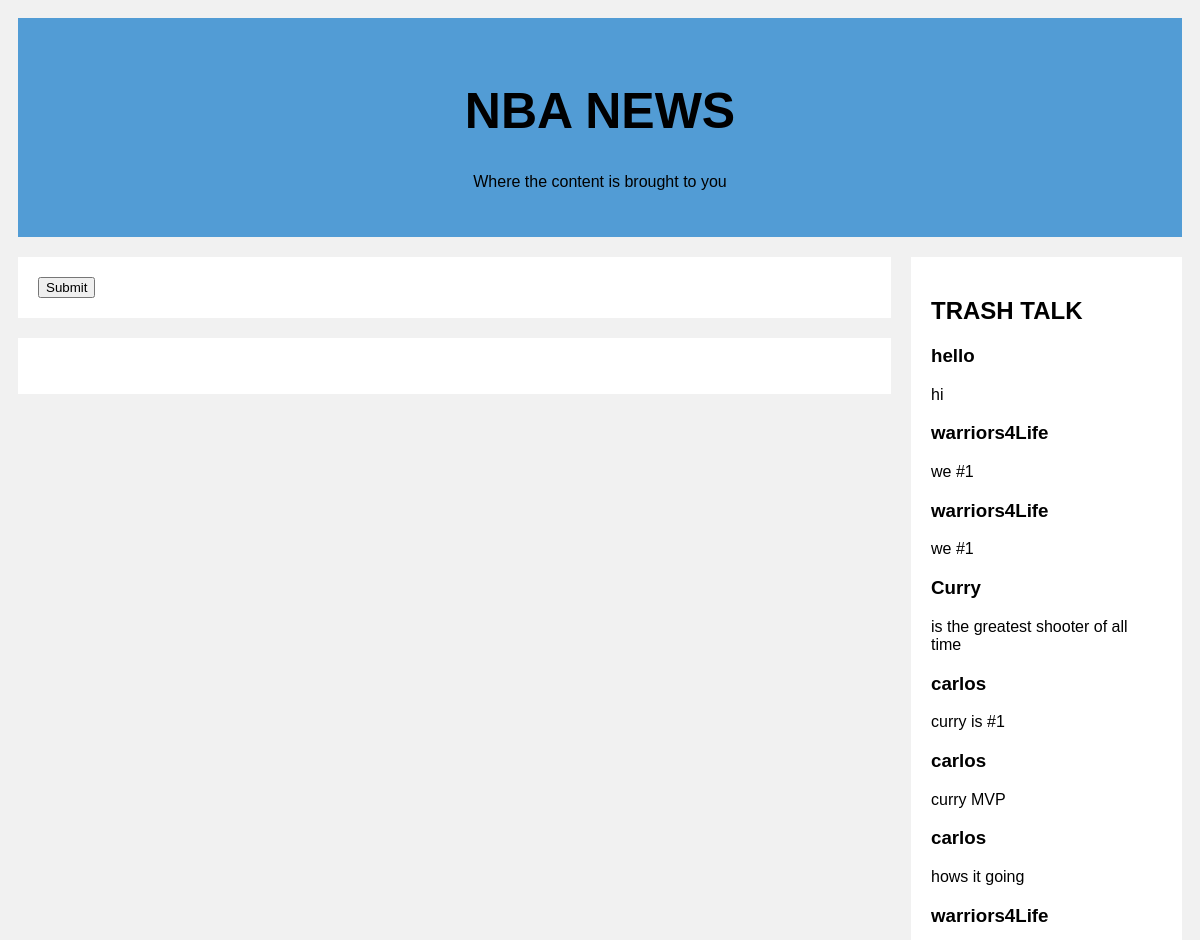
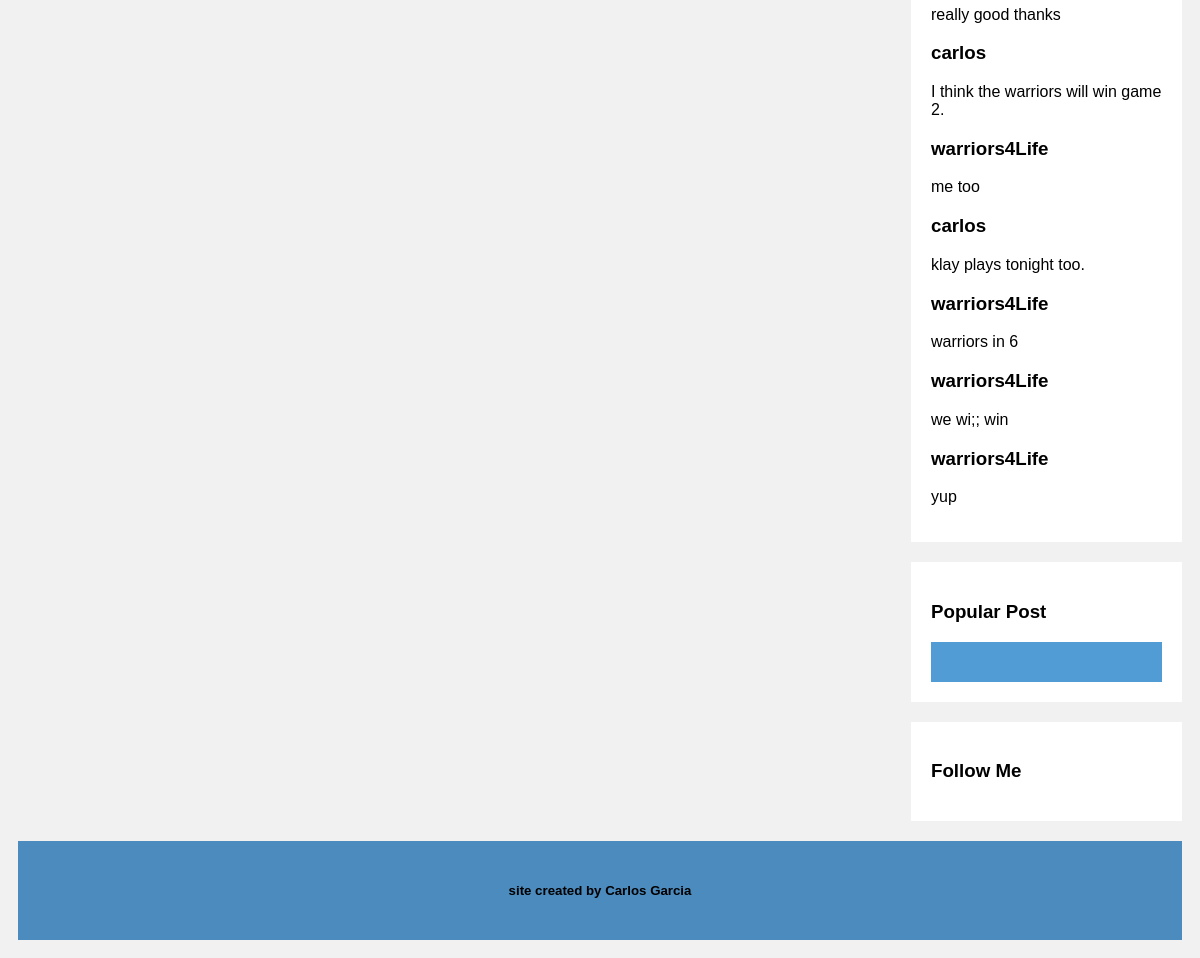
Page /test/ on the committed database (2 pictures, top to bottom).
### sportsapp/models.py (models this page shows, shortened)
class PostModel(models.Model):
    title = models.CharField(max_length=100)
    content = models.TextField(max_length=140)
    dateCreated = models.DateField(default=timezone.now)

### sportsapp/views.py (the view)
# urls.py: path('test/', views.post_list, name='post_list'),
def post_list(request):
    queryset = PostModel.objects.all()
    context = {
        "object_list":  queryset,
        'title': 'List'
    }
    return  render(request,'sportsapp/index.html',context)

### sportsapp/templates/sportsapp/index.html (shortened to what this page needs)
<!DOCTYPE html>
<html lang="en">
<head>
    {% load static %}
    <link rel="stylesheet" href="{% static 'sportsapp/index.css' %}">
</head>
</html>
<body>
<div class="header">
    <h1>NBA NEWS</h1>
    <p>Where the content is brought to you</p>
</div>
<div class="row">
    <div class="leftcolumn">
        <div class="card">
            <form  method="POST">
                <button>Submit</button>
            </form>
        </div>
        {% block content %}
        <div class="card">
        </div>
        {% endblock content %}
    </div>
    <div class="rightcolumn">
        <div class="card">
            <h2>TRASH TALK</h2>
            {% for obj in object_list %}
            <h3 class="username">{{ obj.title}}</h3>
            <p>{{ obj.content }}</p>
            {% endfor %}
        </div>
        <div class="card">
            <h3>Popular Post</h3>
            <div class="fakeimg">
            </div>
        </div>
        <div class="card">
            <h3>Follow Me</h3>
        </div>
    </div>
</div>
<div class="footer">
    <h5>site created by Carlos Garcia </h5>
</div>
</body>
</html>

### sportsapp/static/sportsapp/index.css (style rules this page uses)
* { box-sizing: border-box; }
body { font-family: Arial; padding: 10px; background: #f1f1f1; }
.username { text-decoration-color: blue; }
.header { padding: 30px; text-align: center; background: #529cd5; }
.header h1 { font-size: 50px; }
.leftcolumn { float: left; width: 75%; }
.rightcolumn { float: left; width: 25%; background-color: #f1f1f1; padding-left: 20px; }
.fakeimg { background-color: #529cd5; width: 100%; padding: 20px; }
.card { background-color: white; padding: 20px; margin-top: 20px; }
.row:after { content: ""; display: table; clear: both; }
.footer { padding: 20px; text-align: center; background: #4b8bbe; margin-top: 20px; }

### rows in the picture
PostModel: title "hello", content "hi"
PostModel: title "warriors4Life", content "we #1"
PostModel: title "warriors4Life", content "we #1"
PostModel: title "Curry", content "is the greatest shooter of all time"
PostModel: title "carlos", content "curry is #1"
PostModel: title "carlos", content "curry MVP"
PostModel: title "carlos", content "hows it going"
PostModel: title "warriors4Life", content "really good thanks"
PostModel: title "carlos", content "I think the warriors will win game 2."
PostModel: title "warriors4Life", content "me too"
PostModel: title "carlos", content "klay plays tonight too."
PostModel: title "warriors4Life", content "warriors in 6"
PostModel: title "warriors4Life", content "we wi;; win"
PostModel: title "warriors4Life", content "yup"
